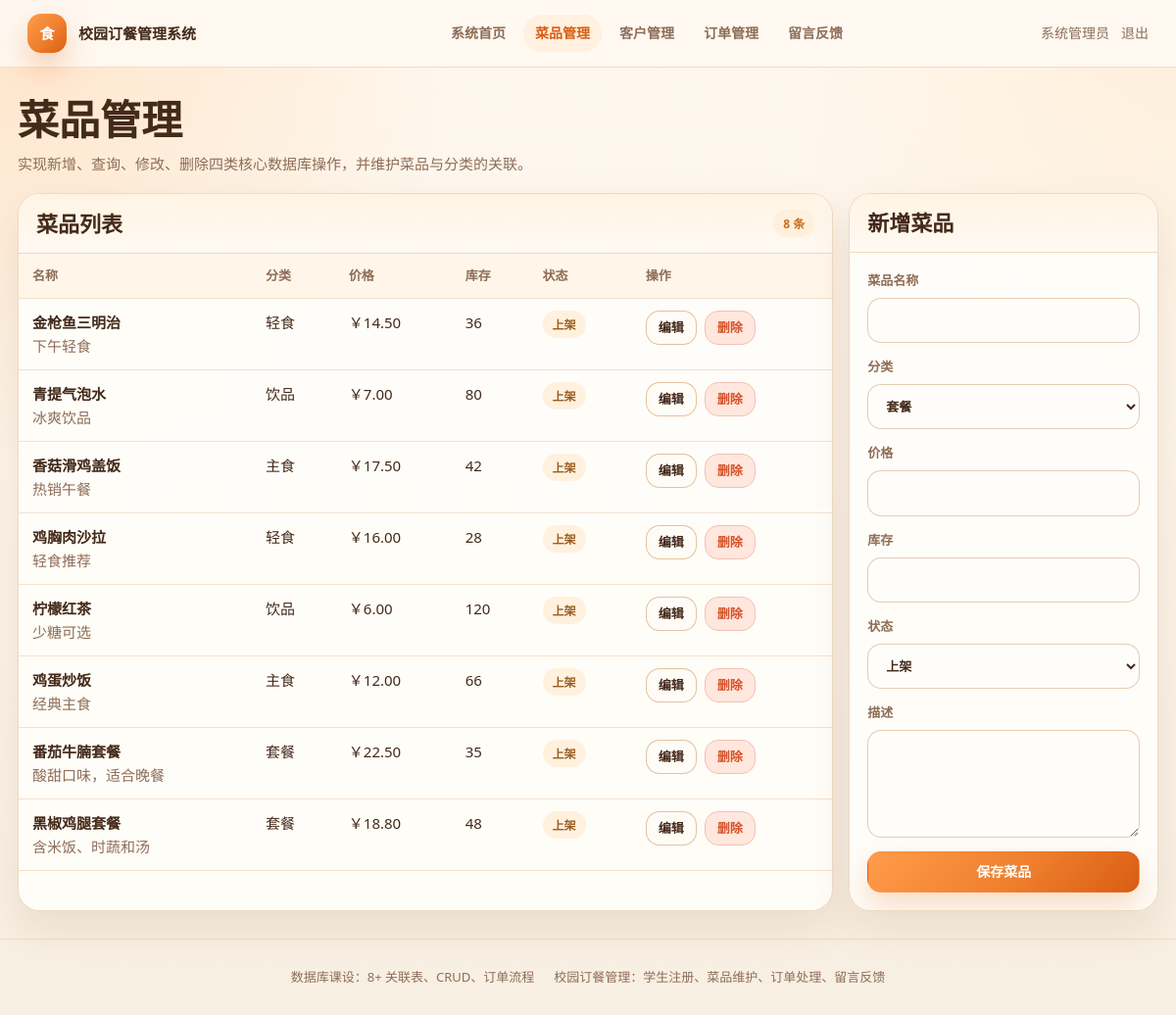
Page /dishes.php (signed in) on the committed database.
### tables this page shows
CREATE TABLE dishes (
  id INT UNSIGNED AUTO_INCREMENT PRIMARY KEY,
  category_id INT UNSIGNED NOT NULL,
  name VARCHAR(100) NOT NULL,
  price DECIMAL(10,2) NOT NULL,
  stock INT NOT NULL DEFAULT 0,
  status ENUM('on','off') NOT NULL DEFAULT 'on',
  description VARCHAR(255) NULL,
  created_at TIMESTAMP NOT NULL DEFAULT CURRENT_TIMESTAMP,
  CONSTRAINT fk_dishes_category FOREIGN KEY (category_id) REFERENCES categories(id)
    ON UPDATE CASCADE ON DELETE RESTRICT
);

CREATE TABLE categories (
  id INT UNSIGNED AUTO_INCREMENT PRIMARY KEY,
  name VARCHAR(60) NOT NULL UNIQUE,
  description VARCHAR(255) NULL
);

### includes/helpers.php (called while the page is built, shortened)
<?php
function e(?string $value): string
{
    return htmlspecialchars((string) $value, ENT_QUOTES | ENT_SUBSTITUTE, 'UTF-8');
}
function money($value): string
{
    return '￥' . number_format((float) $value, 2);
}

### dishes.php (the view, shortened to what this page needs)
<?php
$pdo = db();
$edit = null;
$categories = $pdo->query('SELECT * FROM categories ORDER BY id')->fetchAll();
$dishes = $pdo->query(
    'SELECT d.*, c.name AS category_name
     FROM dishes d
     JOIN categories c ON c.id = d.category_id
     ORDER BY d.id DESC'
)->fetchAll();
require __DIR__ . '/includes/header.php';
?>
<section class="page-head">
    <div>
        <h1>菜品管理</h1>
        <p>实现新增、查询、修改、删除四类核心数据库操作，并维护菜品与分类的关联。</p>
    </div>
</section>
<section class="grid two">
    <div class="panel">
        <div class="panel-head"><h2>菜品列表</h2><span class="badge info"><?= count($dishes) ?> 条</span></div>
        <div class="table-wrap">
            <table>
                <thead><tr><th>名称</th><th>分类</th><th>价格</th><th>库存</th><th>状态</th><th>操作</th></tr></thead>
                <tbody>
                <?php foreach ($dishes as $dish): ?>
                    <tr>
                        <td><strong><?= e($dish['name']) ?></strong><br><span class="muted"><?= e($dish['description']) ?></span></td>
                        <td><?= e($dish['category_name']) ?></td>
                        <td><?= money($dish['price']) ?></td>
                        <td><?= (int) $dish['stock'] ?></td>
                        <td><span class="badge <?= $dish['status'] === 'on' ? 'success' : 'muted' ?>"><?= $dish['status'] === 'on' ? '上架' : '下架' ?></span></td>
                        <td>
                            <div class="actions">
                                <a class="btn small" href="dishes.php?edit=<?= (int) $dish['id'] ?>">编辑</a>
                                <form method="post" onsubmit="return confirm('确认删除该菜品？');">
                                    <button class="btn small danger" type="submit">删除</button>
                                </form>
                            </div>
                        </td>
                    </tr>
                <?php endforeach; ?>
                </tbody>
            </table>
        </div>
    </div>
    <aside class="panel">
        <div class="panel-head"><h2><?= $edit ? '编辑菜品' : '新增菜品' ?></h2></div>
        <div class="panel-body">
            <form method="post" class="form">
                <label>菜品名称<input name="name" required value="<?= e($edit['name'] ?? '') ?>"></label>
                <label>分类
                    <select name="category_id" required>
                        <?php foreach ($categories as $category): ?>
                            <option value="<?= (int) $category['id'] ?>" <?= (int)($edit['category_id'] ?? 0) === (int)$category['id'] ? 'selected' : '' ?>><?= e($category['name']) ?></option>
                        <?php endforeach; ?>
                    </select>
                </label>
                <label>价格<input name="price" type="number" step="0.01" min="0" required value="<?= e((string)($edit['price'] ?? '')) ?>"></label>
                <label>库存<input name="stock" type="number" min="0" required value="<?= e((string)($edit['stock'] ?? '')) ?>"></label>
                <label>状态
                    <select name="status">
                        <option value="on" <?= ($edit['status'] ?? '') === 'on' ? 'selected' : '' ?>>上架</option>
                    </select>
                </label>
                <label>描述<textarea name="description"><?= e($edit['description'] ?? '') ?></textarea></label>
                <button class="btn primary" type="submit">保存菜品</button>
            </form>
        </div>
    </aside>
</section>
<?php require __DIR__ . '/includes/footer.php'; ?>

### assets/style.css (style rules this page uses)
:root { --bg: #f7efe2; --bg-soft: #fff8ef; --surface: #fff9f2; --panel: #fffdf9; --text: #442a1a; --muted: #8e6d57; --line: #efd8bf; --line-strong: #e3bf97; --primary: #ef7f2d; --primary-strong: #d85d12; --primary-soft: #fff0df; --success: #9a5d22; --success-soft: #fff1de; --warning: #c96f1f; --warning-soft: #fff0dc; --danger: #d6552d; --danger-soft: #ffe7de; --shadow: 0 18px 42px rgba(140, 85, 39, .12); --shadow-soft: 0 10px 24px rgba(169, 111, 59, .10); --gradient: linear-gradient(135deg, #ff9c4b 0%, #ef7f2d 55%, #d95d13 100%); font-family: "Microsoft YaHei", "PingFang SC", "Segoe UI", Arial, sans-serif; }
* { box-sizing: border-box; }
html { scroll-behavior: smooth; }
body { margin: 0; background: radial-gradient(circle at top left, rgba(255, 220, 186, .72), transparent 30%), radial-gradient(circle at top right, rgba(255, 235, 210, .72), transparent 26%), linear-gradient(180deg, #fff8ef 0%, #f7efe2 100%); color: var(--text); font-size: 15px; line-height: 1.6; }
a { color: inherit; text-decoration: none; }
button, input, select, textarea { font: inherit; }
.page-head { display: flex; gap: 16px; align-items: flex-end; justify-content: space-between; margin-bottom: 18px; }
h1, h2, h3 { margin: 0; line-height: 1.2; letter-spacing: 0; }
h1 { font-size: clamp(28px, 4vw, 42px); }
h2 { font-size: 22px; }
.muted, .page-head p { color: var(--muted); }
.page-head p { margin: 8px 0 0; }
.grid { display: grid; gap: 16px; }
.grid.two { grid-template-columns: minmax(0, 1.45fr) minmax(310px, .55fr); }
.card, .panel, .login-card, .student-card, .auth-card, .sidebar-card, .menu-hero-card { background: rgba(255, 253, 249, .96); border: 1px solid rgba(239, 216, 191, .95); border-radius: 22px; box-shadow: var(--shadow); }
.panel { overflow: hidden; }
.panel-head { display: flex; gap: 12px; align-items: center; justify-content: space-between; padding: 16px 18px; border-bottom: 1px solid var(--line); background: linear-gradient(180deg, rgba(255, 243, 226, .92), rgba(255, 249, 242, .88)); }
.panel-body { padding: 18px; }
.table-wrap { overflow-x: auto; }
table { width: 100%; border-collapse: collapse; }
th, td { padding: 12px 14px; text-align: left; border-bottom: 1px solid rgba(239, 216, 191, .72); vertical-align: top; }
th { color: var(--muted); font-size: 13px; font-weight: 800; background: rgba(255, 245, 232, .88); }
.badge { display: inline-flex; align-items: center; min-height: 28px; padding: 3px 10px; border-radius: 999px; font-size: 12px; font-weight: 800; white-space: nowrap; }
.badge.success { color: var(--success); background: var(--success-soft); }
.badge.warning, .badge.info, .badge.primary { color: var(--warning); background: var(--warning-soft); }
.btn, button.btn { display: inline-flex; min-height: 42px; align-items: center; justify-content: center; gap: 8px; padding: 9px 16px; border: 1px solid rgba(227, 191, 151, .95); border-radius: 14px; color: var(--text); background: rgba(255, 252, 248, .96); cursor: pointer; font-size: 14px; font-weight: 800; transition: transform .18s ease, box-shadow .18s ease, border-color .18s ease, background .18s ease; }
.btn.primary { color: #fff; border-color: transparent; background: var(--gradient); box-shadow: 0 14px 30px rgba(218, 100, 25, .22); }
.btn.danger { color: var(--danger); border-color: #f0c2b4; background: var(--danger-soft); }
.btn.small { min-height: 34px; padding: 6px 12px; font-size: 13px; }
.actions { display: flex; flex-wrap: wrap; gap: 8px; }
.form { display: grid; gap: 14px; }
.form label { display: grid; gap: 7px; color: var(--muted); font-size: 13px; font-weight: 800; }
input, select, textarea { width: 100%; border: 1px solid rgba(231, 203, 174, .95); border-radius: 14px; padding: 12px 14px; color: var(--text); background: rgba(255, 253, 250, .98); outline: none; transition: border-color .18s ease, box-shadow .18s ease, background .18s ease; }
textarea { min-height: 110px; resize: vertical; }

### rows in the picture
dishes: name "金枪鱼三明治", description "下午轻食", category.name "轻食", price "￥14.50", stock "36", status "上架"
dishes: name "青提气泡水", description "冰爽饮品", category.name "饮品", price "￥7.00", stock "80", status "上架"
dishes: name "香菇滑鸡盖饭", description "热销午餐", category.name "主食", price "￥17.50", stock "42", status "上架"
dishes: name "鸡胸肉沙拉", description "轻食推荐", category.name "轻食", price "￥16.00", stock "28", status "上架"
dishes: name "柠檬红茶", description "少糖可选", category.name "饮品", price "￥6.00", stock "120", status "上架"
dishes: name "鸡蛋炒饭", description "经典主食", category.name "主食", price "￥12.00", stock "66", status "上架"
dishes: name "番茄牛腩套餐", description "酸甜口味，适合晚餐", category.name "套餐", price "￥22.50", stock "35", status "上架"
dishes: name "黑椒鸡腿套餐", description "含米饭、时蔬和汤", category.name "套餐", price "￥18.80", stock "48", status "上架"

### other values in the picture
$appName "校园订餐管理系统"
$label "系统首页"
$label "菜品管理"
$label "客户管理"
$label "订单管理"
$label "留言反馈"
user()['display_name'] "系统管理员"
count($dishes) "8"
form field category_id "套餐"
